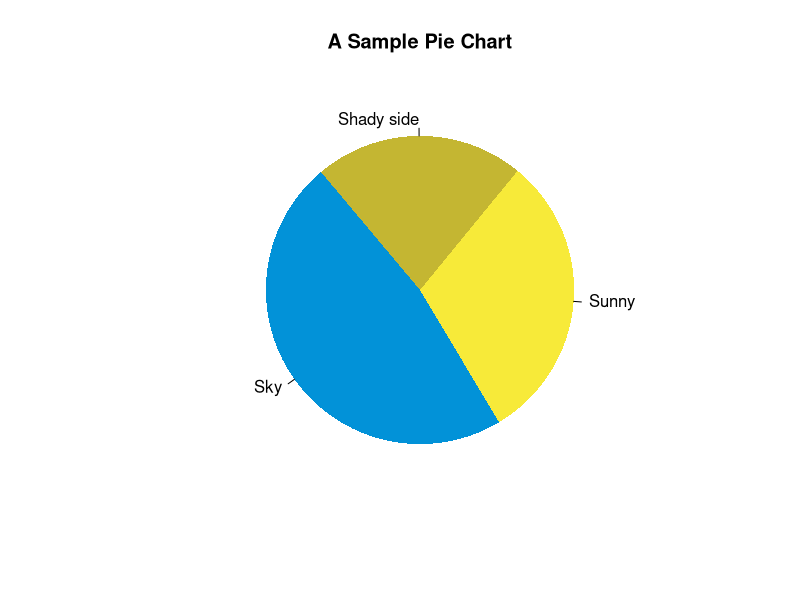

This chart was generated by the following R code:
## ---- chunk 1
pie(
     c(280, 180, 130),
     c('Sky', 'Sunny', 'Shady side'),
     col = c('#0292D8', '#F7EA39', '#C4B632'),
     init.angle = 130, border = NA,
     main = "A Sample Pie Chart")
